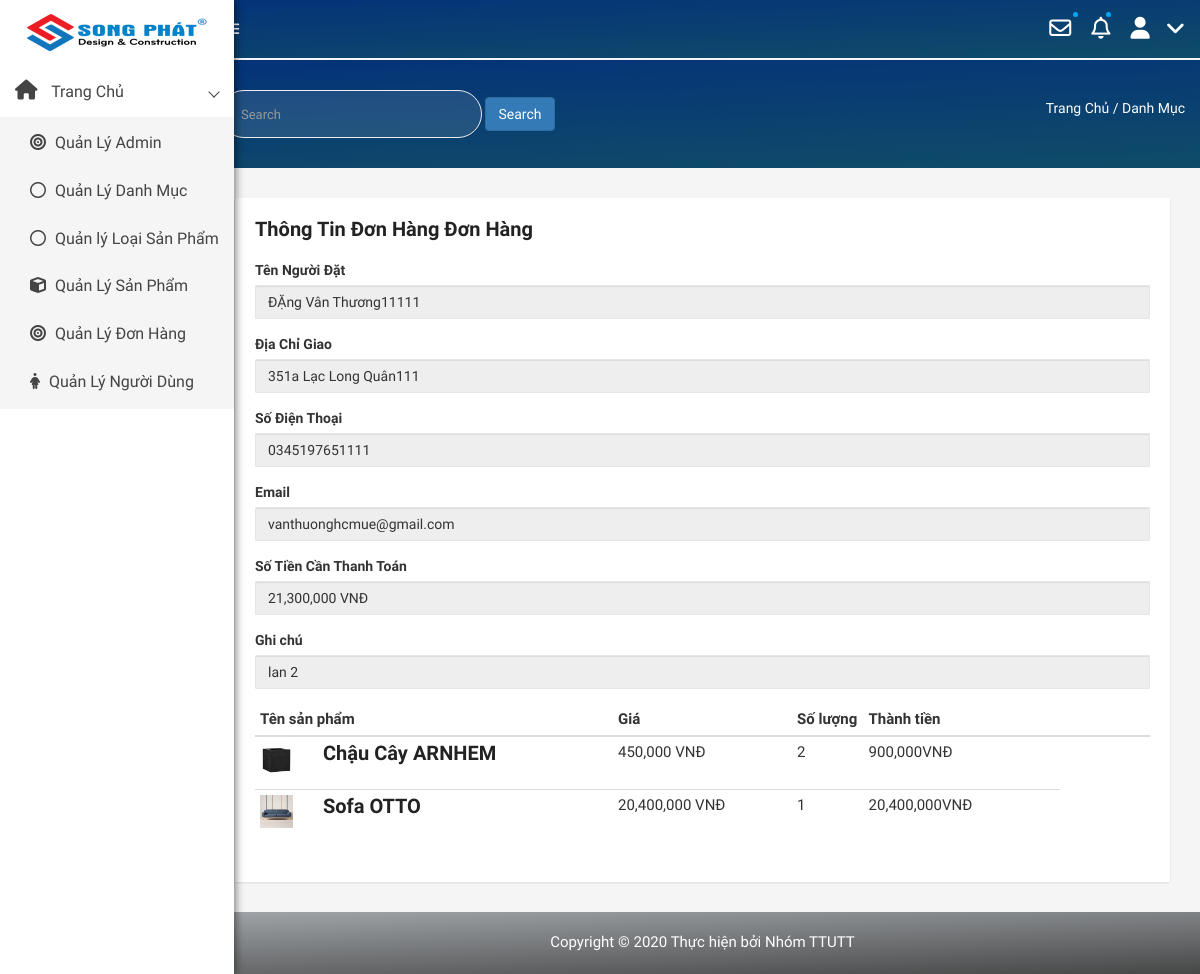
The app's page /admin/modules/transaction/see.php?id=53 with its own data.
### tables this page shows
CREATE TABLE `users` (
  `id` int(11) NOT NULL,
  `name` varchar(100) DEFAULT NULL,
  `email` varchar(100) DEFAULT NULL,
  `address` varchar(100) DEFAULT NULL,
  `phone` char(15) DEFAULT NULL,
  `Account` varchar(50) NOT NULL,
  `password` varchar(50) DEFAULT NULL,
  `avatar` varchar(100) DEFAULT NULL,
  `status` tinyint(4) DEFAULT 1,
  `token` varchar(50) DEFAULT NULL,
  `created_at` timestamp NULL DEFAULT NULL,
  `updata_up` timestamp NULL DEFAULT NULL ON UPDATE current_timestamp()
);

CREATE TABLE `transaction` (
  `id` int(100) NOT NULL,
  `amount` int(100) DEFAULT NULL,
  `user_id` int(100) DEFAULT NULL,
  `status` tinyint(100) DEFAULT 0,
  `note` varchar(100) DEFAULT NULL,
  `created_at` timestamp NULL DEFAULT current_timestamp(),
  `created_up` timestamp NULL DEFAULT current_timestamp()
);

CREATE TABLE `orders` (
  `id` int(11) NOT NULL,
  `transaction_id` int(11) DEFAULT NULL,
  `product_id` int(11) DEFAULT NULL,
  `soluong` int(11) DEFAULT NULL,
  `gia` int(11) DEFAULT NULL,
  `sale` int(11) DEFAULT NULL,
  `created_at` timestamp NULL DEFAULT current_timestamp()
);

CREATE TABLE `product` (
  `id` int(11) NOT NULL,
  `name` varchar(100) DEFAULT NULL,
  `slug` varchar(100) DEFAULT NULL,
  `soluong` int(11) NOT NULL DEFAULT 1,
  `gia` int(11) DEFAULT NULL,
  `sale` tinyint(4) DEFAULT 0,
  `avatar` varchar(100) DEFAULT NULL,
  `category` int(50) NOT NULL,
  `type` int(50) NOT NULL,
  `content` text DEFAULT NULL,
  `head` int(11) NOT NULL DEFAULT 0,
  `view` int(11) DEFAULT 0,
  `hot` tinyint(4) DEFAULT 0,
  `created_at` timestamp NULL DEFAULT NULL,
  `updata_up` timestamp NULL DEFAULT NULL ON UPDATE current_timestamp()
);

### libraries/Database.php (called while the page is built, shortened)
<?php
class DataProvider
{
	public static function ExecuteQuery($sql)
	{
		try{
			$connection = mysqli_connect("localhost","root","", "webnoithat");
			mysqli_query($connection, "set names 'utf8'");
			$result = mysqli_query($connection, $sql);
			return $result;
		}catch(Exception $ex)
		{
			return null;
		}
    }
}
?>

### admin/modules/transaction/see.php (the view, shortened to what this page needs)
<?php require_once __DIR__ . "/../../layouts/header.php" ?>
<div class="product-status mg-tb-15">
   <div class="container-fluid">
      <div class="row">
         <div class="col-lg-12 col-md-12 col-sm-12 col-xs-12">
         <div class="product-status mg-tb-15">
    <div class="container-fluid">
        <div class="row">
            <div class="col-lg-12 col-md-12 col-sm-12 col-xs-12">
                <div class="product-status-wrap">
                    <h4>Thông Tin Đơn Hàng Đơn Hàng</h4>
                    <form action="" method="post" enctype="multipart/form-data" id="USedit">
                        <?php
                        try {
                            $sql = "SELECT * FROM `transaction` ";
                            if (isset($_GET['id'])) {
                                $id = $_GET['id'];
                                $sql .= " WHERE id = " . $id;
                            }
                            $result = DataProvider::ExecuteQuery($sql);
                            $row = mysqli_fetch_array($result);
                            $sql1 = "SELECT * FROM `orders` WHERE `transaction_id` = {$row['id']} ";
                            $result1 = DataProvider::ExecuteQuery($sql1);
                            $sql2 = "SELECT * FROM `users` WHERE `id` = {$row['user_id']} ";
                            $result2 = DataProvider::ExecuteQuery($sql2);
                            $row2 = mysqli_fetch_array($result2);
                        } catch (Exception $ex) {
                            echo "Không thể mở CSDL";
                        }
                        ?>
                        <div class="form-group">
                            <label>Tên Người Đặt</label>
                            <input readonly="" type="text" class="form-control" placeholder="Enter name" name="TenUS" value="<?php echo $row2['name'] ?>">
                        </div>
                        <div class="form-group">
                            <label>Địa Chỉ Giao</label>
                            <input readonly="" type="text" class="form-control" placeholder="351 Lạc Long Quân-Phường 4- Quận 5- Thành Phố Hồ Chí Minh" name="address" value="<?php echo $row2['address'] ?>">
                        </div>
                        <div class="form-group">
                            <label>Số Điện Thoại</label>
                            <input readonly="" type="number" class="form-control" placeholder="0345197655" name="phone" value="<?php echo $row2['phone'] ?>">
                        </div>
                        <div class="form-group">
                            <label>Email</label>
                            <input readonly="" type="email" class="form-control" placeholder="ABC@gmail.com" name="email" value="<?php echo $row2['email'] ?>">
                        </div>
                        <div class="form-group">
                            <label>Số Tiền Cần Thanh Toán</label>
                            <input readonly="" type="text" class="form-control" placeholder="" name="tongtien" value="<?php echo number_format($row['amount'],0) ?> VNĐ">
                        </div>
                        <div class="form-group">
                            <label>Ghi chú</label>
                            <input  readonly=""  type="text" class="form-control" placeholder="Liên lạc trước khi giao giúp mình!" name="note" value="<?php echo $row['note'] ?>" >
                        </div>
                    </form>
                    <table  class="table table-hover table-condensed">
            <thead>
                <tr>
                    <th style="width:40%">Tên sản phẩm</th>
                    <th style="width:20%">Giá</th>
                    <th style="width:8%">Số lượng</th>
                    <th style="width:22%" class="text-center">Thành tiền</th>
                    <th style="width:10%">  </th>
                </tr>
            </thead>
            <tbody>
                <?php
            while( $row1 = mysqli_fetch_array($result1) ) {
                $sql3 = "SELECT * FROM `product` WHERE `id` = {$row1['product_id']} ";
                $result3 = DataProvider::ExecuteQuery($sql3);
                $row3 = mysqli_fetch_array($result3);
                ?>
                <tr>
                    <td data-th="Product">
                        <div class="row">
                            <div class="col-sm-2 hidden-xs"><img src="/DoAnWeb2020/admin/modules/product/img_product/<?php echo $row3['avatar']?>" alt="Sản phẩm 1" class="img-responsive" width="100">
                            </div>
                            <div class="col-sm-10">
                                <h4 class="nomargin"><?php echo $row3['name'] ?></h4>
                            </div>
                        </div>
                    </td>
                    <td data-th="Price"> <?php echo number_format ($row3['gia']-$row3['gia']*$row3['sale']/100,0) ?> VNĐ</td>
                    <td data-th="Quantity"><?php echo $row1['soluong'] ?>
                    </td>
                    <td data-th="Subtotal" class="text-center"> <?php echo number_format (($row3['gia']-$row3['gia']*$row3['sale']/100)*$row1['soluong'],0) ?>VNĐ</td>
                </tr>
                <?php } ?>
            </tbody>
                    </table>
                </div>
            </div>
        </div>
    </div>
</div>
         </div>
      </div>
   </div>
</div>
<?php require_once __DIR__ . "/../../layouts/footer.php" ?>

### public/admin/css/main.css (style rules this page uses)
html { color: #222; font-size: 1em; line-height: 1.4; }
audio, canvas, iframe, img, svg, video { vertical-align: middle; }

### records on screen
users: TenUS "ĐẶng Vân Thương11111", address "351a Lạc Long Quân111", phone "0345197651111", email "vanthuonghcmue@gmail.com"
transaction: tongtien "21,300,000 VNĐ", note "lan 2"
orders: product.avatar (picture), product.name "Chậu Cây ARNHEM", $row3['gia']-$row3['gia']*$row3['sale']/100 "450,000", soluong "2", ($row3['gia']-$row3['gia']*$row3['sale']/100)*$row1['soluong'] "900,000"
orders: product.avatar (picture), product.name "Sofa OTTO", $row3['gia']-$row3['gia']*$row3['sale']/100 "20,400,000", soluong "1", ($row3['gia']-$row3['gia']*$row3['sale']/100)*$row1['soluong'] "20,400,000"
